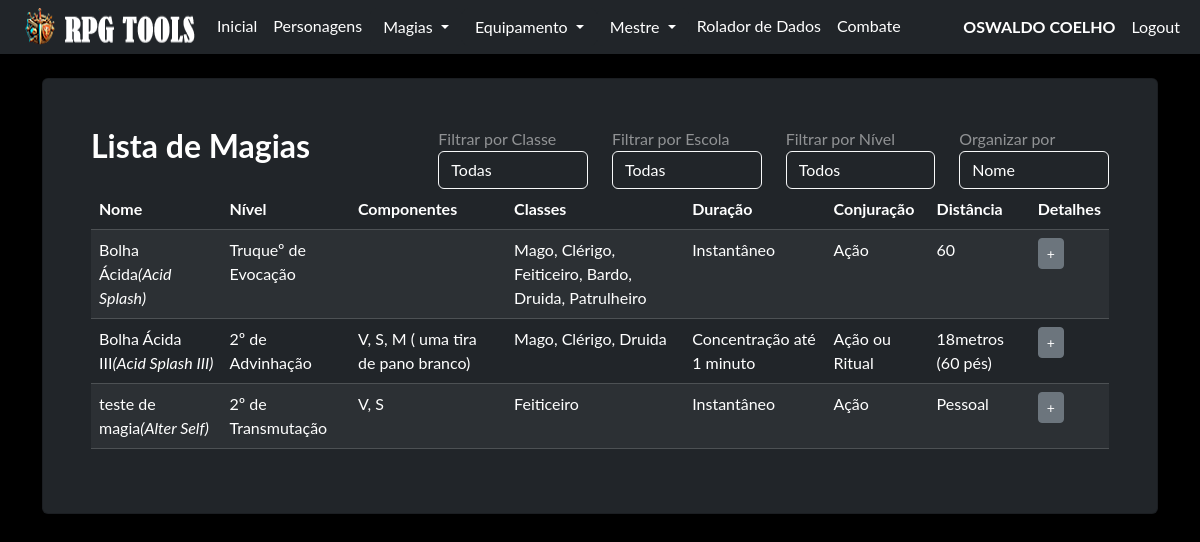
/magia/ (signed in), run on an earlier commit of the app's database.
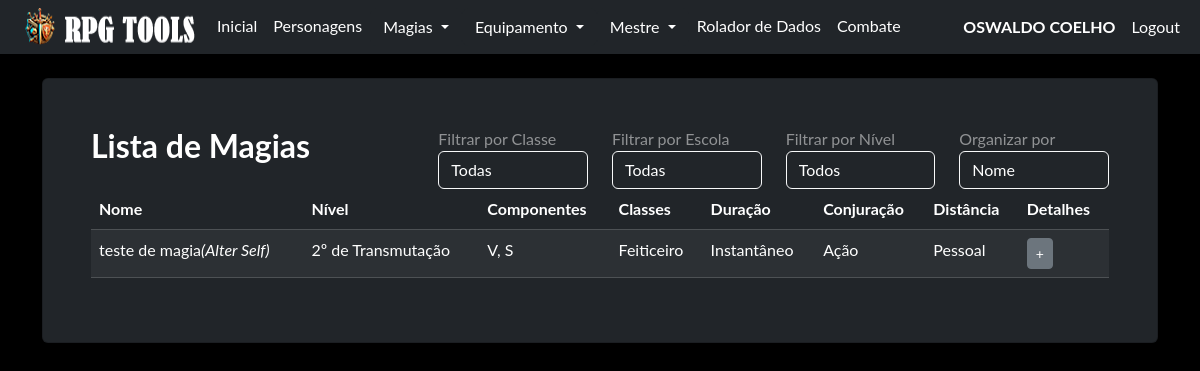
And on a later commit of the database.
### model/user_model.py (models this page shows, shortened)
class User(db.Model, UserMixin):
    __tablename__ = "user"
    id = db.Column('id', db.Integer, primary_key=True)
    nome = db.Column('nome', db.String(150))
    sobrenome = db.Column('sobrenome', db.String(150))
    email = db.Column('email', db.String(50), unique=True)
    telefone = db.Column('telefone', db.String(15), unique=True, nullable=False)
    login = db.Column('login', db.String(50), unique=True, nullable=False)
    senha = db.Column('senha', db.String(550), nullable=False)
    tipo = db.Column('tipo', db.String(25), nullable=False, default="none")
    personagens = db.relationship("Personagem", foreign_keys=[Personagem.id_user], back_populates="user")

### model/magias_model.py (models this page shows, shortened)
class Magias(db.Model):
    __tablename__ = "magias"
    id = db.Column(db.Integer, primary_key=True)
    magia = db.Column(db.JSON, nullable=False)
    @classmethod
    def todas_magias(cls, pt=True):
        if pt:
            return cls.query.order_by(asc(cls.magia['nome'])).all()
        else:
            return cls.query.order_by(asc(cls.magia['spellname'])).all()

### routes/magia.py (the view)
@blueprint_magia.route('/', methods=['GET', 'POST'])
def index_magia():
    if request.method == 'GET':
        classe = request.args.get('classe', 'Todas')
        escola = request.args.get('escola', 'Todas')
        organizar = request.args.get('organizar', 'Nome')
        nivel = request.args.get('magianivel', 'Todos')
        print("filtro nivel: ", nivel)
        magias = MestreController.ajuste_exibir_magias(classe=classe, escola=escola, organizar=organizar, pt=True, nivel=nivel)
        for magia in magias:
            magia.magia['classes'] = [NUMERO_CLASSES.get(numero, 'Desconhecida') for numero in magia.magia['classes']]
            if magia.magia['escola'] is not None:
                magia.magia['escola'] = NUMERO_ESCOLAS.get(int(magia.magia['escola']))
            else:
                magia.magia['escola'] = 'Desconhecida'
        return render_template('magias.html', magias=magias, escolas_numero=ESCOLAS_NUMERO, classe=classe, escola=escola, organizar=organizar, magianivel=nivel)
    if request.method == 'POST':
        return redirect('/')

### routes/login.py (called while the page is built)
@login_manager.user_loader
def get_user(id):
    return User.query.get(id)

### templates/magias.html (shortened to what this page needs)
{% extends 'base.html' %}
{% block conteudo %}
    {% if current_user.is_authenticated %}
    <div id="magias" class="card shadow p-5 bg-dark text-white-50">
        <div class="row">
            <div class="col-md-4 form-group">
                <h2 class="text-white"><b>Lista de Magias</b></h2>
            </div>
            <div class="col-md-2 form-group">
                <label for="classe">Filtrar por Classe</label>
                <div class="dropdown-container">
                    <select id="classe" name="classe" class="form-control bg-dark text-white border-light">
                        <option value="Todas" {% if classe == 'Todas' %}selected{% endif %}>Todas</option>
                    </select>
                </div>
            </div>
            <div class="col-md-2 form-group">
                <label for="escola">Filtrar por Escola</label>
                <div class="dropdown-container">
                    <select id="escola" name="escola" class="form-control bg-dark text-white border-light">
                        <option value="Todas" {% if escola == 'Todas' %}selected{% endif %}>Todas</option>
                    </select>
                </div>
            </div>
            <div class="col-md-2 form-group">
                <label for="magianivel">Filtrar por Nível</label>
                <div class="dropdown-container">
                    <select id="magianivel" name="magianivel" class="form-control bg-dark text-white border-light">
                        <option value="Todos" {% if magianivel == 'Todos' %}selected{% endif %}>Todos</option>
                    </select>
                </div>
            </div>
            <div class="col-md-2 form-group">
                <label for="organizar">Organizar por</label>
                <div class="dropdown-container">
                    <select id="organizar" name="organizar" class="form-control bg-dark text-white border-light">
                        <option value="Nome" {% if organizar == 'Nome' %}selected{% endif %}>Nome</option>
                    </select>
                </div>
            </div>
        </div>
        <table class="table table-striped table-dark table-hover">
            <thead>
                <tr>
                    <th>Nome</th>
                    <th>Nível</th>
                    <th>Componentes</th>
                    <th>Classes</th>
                    <th>Duração</th>
                    <th>Conjuração</th>
                    <th>Distância</th>
                    <th>Detalhes</th>
                </tr>
            </thead>
            <tbody>
                {% for magia in magias %}
                    <tr>
                        <td>{{ magia.magia["nome"] }}<i>({{ magia.magia["spellname"] }})</i></td>
                        {% if magia.magia["nivel"] == '0' %}
                            <td>Truque de {{ magia.magia["escola"] }}</td>
                        {% else %}
                            <td>{{ magia.magia["nivel"] }}º de {{ magia.magia["escola"] }}</td>
                        {% endif %}
                         <td>{{ magia.magia["componentes"]|join(", ") }}</td>
                         <td>{{ magia.magia["classes"]|join(", ")}}</td>
                         <td>{{ magia.magia["duracao"] }}</td>
                         <td>{{ magia.magia["casting"] }}</td>
                         <td>{{ magia.magia["distancia"] }}</td>
                         <td><button type="button" class="btn btn-secondary btn-sm" data-bs-toggle="modal" data-bs-target="#magiaModal{{ magia.id }}">+</button></td>
                    </tr>
                {% endfor %}
            </tbody>
        </table>
    </div>
    <br>
    {% endif %}
{% endblock %}

### templates/base.html (shortened to what this page needs)
<!doctype html>
<html lang="pt-BR">
  <head>
    <link rel="stylesheet" href="{{ url_for('static', filename='css/bootstrap.min.css') }}">
    <link rel="stylesheet" href="{{ url_for('static', filename='css/custom.css') }}">
  </head>
  <body class="bg-black font_rpg">
    <nav class="navbar navbar-expand-lg navbar bg-dark"  data-bs-theme="dark">
        <div class="container-fluid">
            <ul class="navbar-nav">
              <img src="/static/imagem/logo35.png"/>
              {% if current_user.is_authenticated %}
              <li class="nav-item"><a class="nav-link active mb-0 h1 text-white" href="/">Inicial</a> </li>
              <li class="nav-item"><a class="nav-link active mb-0 h1 text-white" href="/pj/">Personagens</a> </li>
              <li class="nav-item">
                <div class="dropdown">
                  <button class="btn btn-dark dropdown-toggle" type="button" data-bs-toggle="dropdown" aria-expanded="false">
                    Magias
                  </button>
                </div>
              </li>
              <li class="nav-item">
                <div class="dropdown">
                  <button class="btn btn-dark dropdown-toggle" type="button" data-bs-toggle="dropdown" aria-expanded="false">
                    Equipamento
                  </button>
                </div>
              </li>
              <li class="nav-item">
                <div class="dropdown">
                  <button class="btn btn-dark dropdown-toggle" type="button" data-bs-toggle="dropdown" aria-expanded="false">
                    Mestre
                  </button>
                </div>
              </li>
              <li class="nav-item"><a class="nav-link active mb-0 h1 text-white" href="/rolador/">Rolador de Dados</a> </li>
              <li class="nav-item"><a class="nav-link active mb-0 h1 text-white" href="#">Combate</a> </li>
              {% endif %}
            </ul>
              <ul class="navbar-nav ms-auto">
              {% if current_user.is_authenticated %}
                <li class="nav-item"><p class="nav-link active mb-0 h1 text-white"><b> {{current_user.nome}} {{current_user.sobrenome}}</b></p> </li>
                <li class="nav-item"><a class="nav-link active mb-0 h1 text-white" href="/logout">Logout</a> </li>
              {% else %}
                <li class="nav-item"><a class="nav-link active mb-0 h1 text-white" href="/login">Login</a> </li>
                <li class="nav-item"><a class="nav-link active mb-0 h1 text-white" href="/login/register">Register</a> </li>
              {% endif %}
              </ul>
        </div>
    </nav>
    <div class="container">
      <br>
        {% block conteudo %}
        {% endblock %}
        <br>
    </div>
  </body>

### static/css/custom.css (style rules this page uses)
.font_rpg { font-family: "Lato", "Helvetica Neue", Helvetica, Arial, sans-serif; }
::placeholder { color: #adb5bd; opacity: 1; }

### templates/base.html (style rules this page uses)
.dropdown-container { position: relative; }

What changed in the data, as far as the page shows it:
removed Magias: magia.nome "Bolha Ácida", magia.spellname "Acid Splash", magia.nivel "Truque", magia.escola "Evocação", magia.classes "Mago, Clérigo, Feiticeiro, Bardo, Druida, Patrulheiro", magia.duracao "Instantâneo", magia.casting "Ação", magia.distancia "60"
removed Magias: magia.nome "Bolha Ácida III", magia.spellname "Acid Splash III", magia.nivel "2", magia.escola "Advinhação", magia.componentes "V, S, M ( uma tira de pano branco)", magia.classes "Mago, Clérigo, Druida", magia.duracao "Concentração até 1 minuto", magia.casting "Ação ou Ritual", magia.distancia "18metros (60 pés)"
